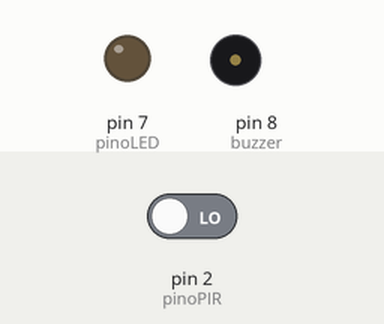
The sketch below on a simulated Arduino Uno, built with avr-gcc and run on an emulated ATmega328P. Shown: output pins drawn as LEDs (lit = HIGH), buzzer (waves = sounding). Dashed ring = blinking. Inputs (shaded band) come from the test bench; at power-on: pin 2 (pinoPIR) LOW.

Above: at 1.2 s.
1.3 s: pin 2 (pinoPIR) driven HIGH
At 1.55 s:
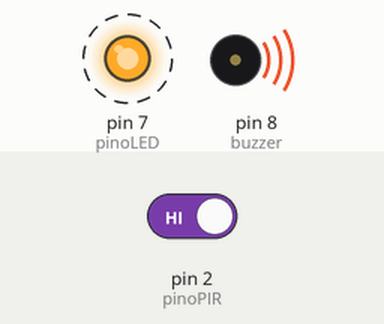
4.3 s: pin 2 (pinoPIR) driven LOW
At 4.3 s:
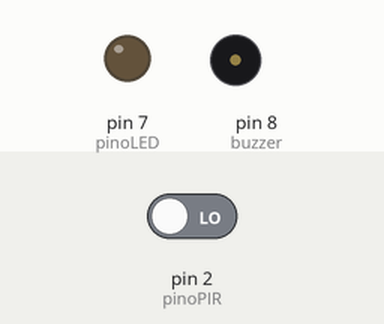
Timing chart, 0 to 7.3 s (numbered marks = the images above; inputs shaded):
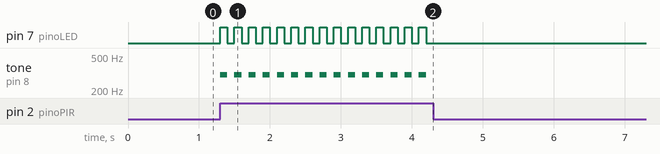

The sketch:

sketch_apr29b.ino
```cpp
const int pinoPIR = 2; //PINO D0IGITAL UTILIZADO PELO SENSOR DE PRESENÇA
const int pinoLED = 7; //PINO DIGITAL UTILIZADO PELO LED
const int buzzer = 8; //PINO DIGITAL UTILIZADO PELO BUZZER

void setup(){
  pinMode(pinoLED, OUTPUT); //DEFINE O PINO COMO SAÍDA
  pinMode(pinoPIR, INPUT); //DEFINE O PINO COMO ENTRADA
}
void loop(){


 if(digitalRead(pinoPIR) == HIGH){ //SE A LEITURA DO PINO FOR IGUAL A HIGH, FAZ
      tone(buzzer, 300); // FAZ BEEP
      digitalWrite(pinoLED, HIGH); //ACENDE O LED
      delay(100);
       noTone(buzzer);
      digitalWrite(pinoLED, LOW);
      delay(100);
 } else {
   noTone(buzzer);
 }
}
```

Measured:
- after the input at 1.3 s, pin 7 (pinoLED): alternates HIGH for 0.10 s and LOW for 0.10 s, starting at once; tone on pin 8 (buzzer): alternates 300 Hz for 0.10 s and silent for 0.10 s, starting at once
- after the input at 4.3 s, pin 7 (pinoLED): stops changing and stays LOW; tone on pin 8 (buzzer): stops changing and stays silent
